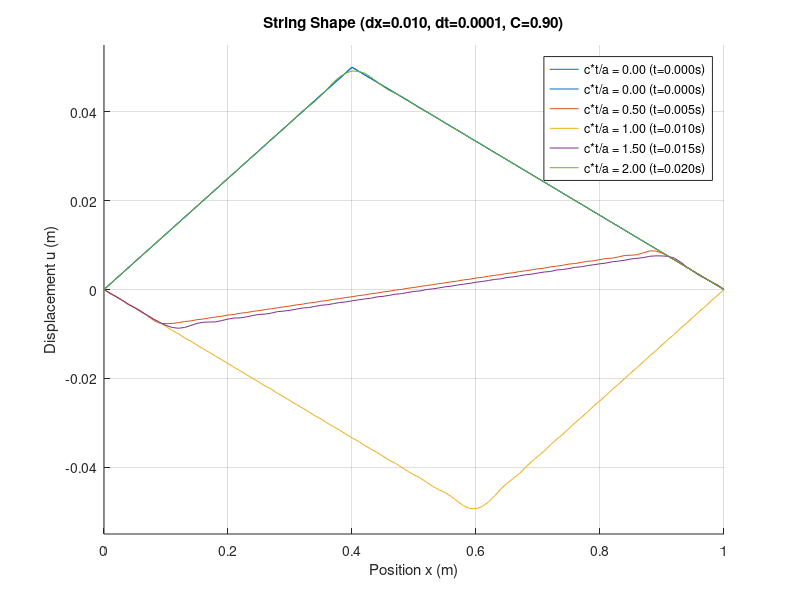

Recreate this plot in MATLAB.
% solve_wave_equation.m
% Solves the 1D wave equation using an explicit finite difference method (CTCS).

clear;
clc;
close all;

% --- Parameters ---
a = 1.0;         % Length of the string (m)
c_wave = 100.0;  % Wave speed (m/s) (c in problem doc)
y0_peak = 0.05;  % Peak amplitude of initial triangle (m)
x_peak_rel = 0.4; % Relative position of the peak (0.4 means at x=0.4a)

% Spatial grid
dx_val = 0.01;   % Spatial step (m) (h in problem doc)
nx = round(a / dx_val) + 1;
x = linspace(0, a, nx);

% Temporal grid
% Courant condition: C_stab = c_wave * dt / dx < 1
C_stab = 0.9; % Courant stability factor
dt_val = C_stab * dx_val / c_wave;

% Simulation time: omega1*t/pi from 0 to 2
% omega1 = pi*c_wave/a (fundamental angular frequency)
% So, (pi*c_wave/a)*t/pi = c_wave*t/a from 0 to 2
% This means t ranges from 0 to 2*a/c_wave
t_max = 2 * a / c_wave;

nt = round(t_max / dt_val) + 1;
t_vec = linspace(0, t_max, nt);
dt_val = t_vec(2) - t_vec(1); % Recalculate dt

fprintf('Spatial step dx = %.4f m, Number of spatial points nx = %d\n', dx_val, nx);
fprintf('Temporal step dt = %.4f s, Number of temporal steps nt = %d\n', dt_val, nt);
fprintf('Courant number C = c*dt/dx = %.4f\n', c_wave * dt_val / dx_val);
fprintf('Total simulation time t_max = %.3f s (corresponds to c*t/a = %.1f)\n', t_max, c_wave*t_max/a);

if c_wave * dt_val / dx_val >= 1
    warning('Courant condition C < 1 might be violated. C = %.4f', c_wave * dt_val / dx_val);
end

% --- Initial Conditions ---
u = zeros(nx, nt); % Displacement matrix u(x,t)

% Initial shape u(x,0) = f(x): triangular with peak y0_peak at x_peak_rel*a
x_peak_abs = x_peak_rel * a;
for m = 1:nx
    if x(m) <= x_peak_abs
        if x_peak_abs == 0 % Avoid division by zero if peak is at x=0
            u(m,1) = y0_peak; % Assume it's a step down if peak is at 0
        else
            u(m,1) = y0_peak * x(m) / x_peak_abs;
        end
    else
        if (a - x_peak_abs) == 0 % Avoid division by zero if peak is at x=a
             u(m,1) = y0_peak; % Assume it's a step down if peak is at a
        else
            u(m,1) = y0_peak * (a - x(m)) / (a - x_peak_abs);
        end
    end
end
% Ensure ends are exactly zero if rounding caused issues
u(1,1) = 0;
u(nx,1) = 0;


% --- Boundary Conditions ---
% Fixed ends: u(0,t) = 0, u(a,t) = 0
u(1, :) = 0;
u(nx, :) = 0;

% --- Initial Velocity Condition (for u_m^1, i.e., u(:,2)) ---
% Initial velocity is zero. Formula: u_m^1 = u_m^0 + 0.5 * (c*dt/dx)^2 * (u_{m+1}^0 - 2u_m^0 + u_{m-1}^0)
beta_sq = (c_wave * dt_val / dx_val)^2; % This is r in python script, or (kc/h)^2 in problem doc

if nt > 1 % Only compute if there's more than one time step
    for m = 2:nx-1 % Internal points
        u(m,2) = u(m,1) + 0.5 * beta_sq * (u(m+1,1) - 2*u(m,1) + u(m-1,1));
    end
    % Boundary conditions u(1,2) and u(nx,2) are already zero.
end

% --- Simulation (CTCS for n >= 2) ---
% Formula: u_m^{n+1} = 2u_m^n - u_m^{n-1} + beta_sq * (u_{m+1}^n - 2u_m^n + u_{m-1}^n)
for n = 2:nt-1 % Time loop (n is current time, computing n+1)
    for m = 2:nx-1 % Spatial loop (internal points)
        u(m, n+1) = 2*u(m,n) - u(m,n-1) + beta_sq * (u(m+1,n) - 2*u(m,n) + u(m-1,n));
    end
    % Boundary conditions u(1,n+1) and u(nx,n+1) are already zero.
end

% --- Plotting ---
figure;
hold on;
% Plot based on c*t/a values (0, 0.5, 1, 1.5, 2)
target_cta_ratios = [0, 0.5, 1.0, 1.5, 2.0];
plotted_indices = false(1, length(target_cta_ratios)); % To avoid duplicate plots if dt is small

% Always plot initial condition
plot(x, u(:,1), 'DisplayName', sprintf('c*t/a = %.2f (t=%.3fs)', c_wave*t_vec(1)/a, t_vec(1)));

colors = lines(length(target_cta_ratios)); % Get distinct colors

for i_plot_time = 1:length(target_cta_ratios)
    target_t = target_cta_ratios(i_plot_time) * a / c_wave;
    [~, best_idx] = min(abs(t_vec - target_t)); % Find closest time step
    
    % Check if this time or a very close one has already been plotted (especially for t=0)
    already_plotted = false;
    if best_idx == 1 && i_plot_time > 1 % t=0 already plotted
        already_plotted = true;
    end

    if ~already_plotted
        plot(x, u(:,best_idx), 'Color', colors(i_plot_time,:), 'DisplayName', sprintf('c*t/a = %.2f (t=%.3fs)', c_wave*t_vec(best_idx)/a, t_vec(best_idx)));
    end
end

hold off;
xlabel('Position x (m)');
ylabel('Displacement u (m)');
title(sprintf('String Shape (dx=%.3f, dt=%.4f, C=%.2f)', dx_val, dt_val, C_stab));
legend show;
grid on;
ylim([-1.1*y0_peak, 1.1*y0_peak]); % Consistent y-axis scaling

% Animation (optional)
prompt_anim = input('Show animation? (y/n): ', 's');
if lower(prompt_anim) == 'y'
    figure;
    h_anim = plot(x, u(:,1));
    ax_anim = gca;
    ax_anim.XLim = [0 a];
    ax_anim.YLim = [-1.1*y0_peak, 1.1*y0_peak];
    title_anim = title(sprintf('String Vibration - c*t/a = %.2f', c_wave*t_vec(1)/a));
    xlabel('Position x (m)');
    ylabel('Displacement u (m)');
    grid on;

    for n_anim = 1:nt
        set(h_anim, 'YData', u(:,n_anim));
        cta_ratio = c_wave * t_vec(n_anim) / a;
        set(title_anim, 'String', sprintf('String Vibration - c*t/a = %.2f (t=%.3fs)', cta_ratio, t_vec(n_anim)));
        drawnow;
        % pause(0.01); % Adjust for animation speed
    end
end

fprintf('Simulation finished.\n');